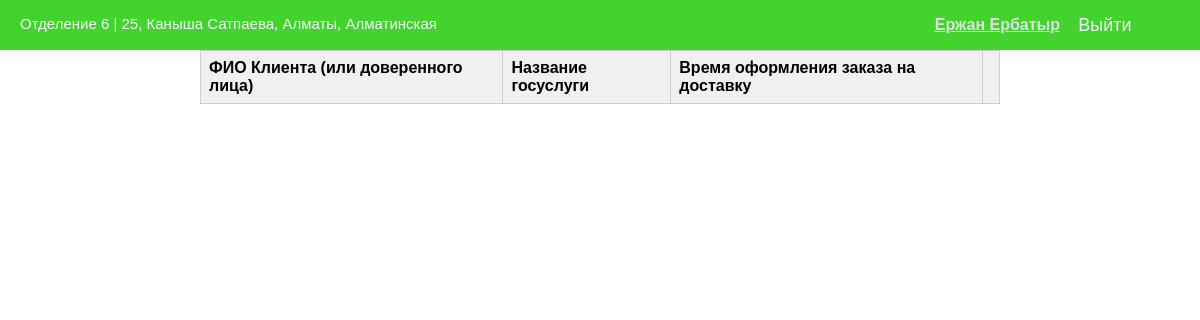
Screenshot of /employee/yerzhan.yerbatyr (signed in) with the database file from the repository.
### website/models.py (models this page shows, shortened)
class Department(models.Model):
    dep_name = models.CharField(max_length=30)
    address = models.ForeignKey(Address, on_delete=models.CASCADE)

class Address(models.Model):
    oblast = models.CharField(max_length=30) # область
    city = models.CharField(max_length=30)
    street_name = models.CharField(max_length=30, blank = True, null = True)
    house_number = models.CharField(max_length=30, blank = True, null = True)
    apartment_number = models.IntegerField(blank = True, null = True)
    podezd = models.CharField(max_length=30, blank = True, null = True) # подъезд
    corpus = models.CharField(max_length=30, blank = True, null = True)
    floor = models.IntegerField(blank = True, null = True)
    zk_name = models.CharField(max_length=30, blank = True, null = True) # название ЖК
    add_info = models.TextField(blank = True, null = True)
    full_name = models.CharField(max_length=50, blank = True, null = True)
    def __str__(self):
        return self.house_number + ", " + self.street_name + ", " + self.city + ", " + self.oblast

### website/views.py (the view, shortened to what this page needs)
# urls.py: path('employee/<str:username>', website.employee_page, name='employee_page'),
@login_required
def employee_page(request, username):
    employee = Employee.objects.get(user__username = username)
    orders = Order.objects.filter(department__dep_name = employee.department_id.dep_name, status = "Not ready").order_by('date')
    order_info = []
    orders_by_order_id = []
    for order in orders:
        temp = {'order_num': order.order_id, 'client_name': capitalizeFirstLetter(order.client.first_name) + ' ' + capitalizeFirstLetter(order.client.last_name),
                'description': order.description, 'date': order.date}
        orders_by_order_id.append(order.order_id)
        order_info.append(temp)
    data ={
        'orders' : order_info,
        'em_name' : employee.first_name + ' ' +employee.last_name,
        'em_dep' : employee.department_id.dep_name,
        'dep_address' : employee.department_id.address,
        'user' : username,
    }
    return render(request, 'tson.html', data)

### templates/tson.html (shortened to what this page needs)
{%load static%}
<!DOCTYPE html>
<html>
    <head>
        <link rel="stylesheet" href="{% static 'tson_style.css' %}">
    </head>
<body>
    <div class = "header">
        <p class = "Department">{{em_dep}} | {{dep_address}}</p>
        <p class = "Employee_name">{{em_name}}</p>
        <input type = "button" value = "Выйти" class = "header_logout">
    </div>
    <table class="order_table">
        <tr>
            <th>ФИО Клиента (или доверенного лица)</th>
            <th>Название госуслуги</th>
            <th>Время оформления заказа на доставку</th>
            <th></th>
        </tr>
    </table>
</body>
</html>

### website/static/tson_style.css (style rules this page uses)
body { margin: 0; background-color: #ffffff; font-family: Arial, Helvetica, sans-serif }
.header { margin: 0; position: absolute; top: 0; right: 0; width: 100%; height: 50px; background-color: #44d22e; }
.Department { margin-top: 15px; font-size: 15px; position: absolute; left: 20px; height: 100%; color: #f5f8fc; padding: 0; }
.Employee_name { font-size: 16px; position: absolute; right: 140px; height: 100%; color: #dde0e4; padding: 0; font-weight: bold; text-decoration: underline; }
.header input { font-size: 18px; transition: 0.2s; position: absolute; height: 100%; text-decoration: none; color: #f5f8fc; border: 0; padding: 0; cursor: pointer; background-color: #44d22e; }
.header_logout { top: 0; right: 50px; width: 90px; }
.order_table { margin-top: 50px; border-collapse: collapse; width: 100%; max-width: 800px; font-size: 1rem; margin-left: auto; margin-right: auto; }
.order_table th { text-align: left; background-color: #f0f0f0; padding: 0.5rem; border: 1px solid #ccc; }

### rows the page displays
Department: dep_name "Отделение 6"
Address: house_number+street_name+city "25, Каныша Сатпаева, Алматы, Алматинская"

### other values shown
{{ em_name }} "Ержан Ербатыр"
